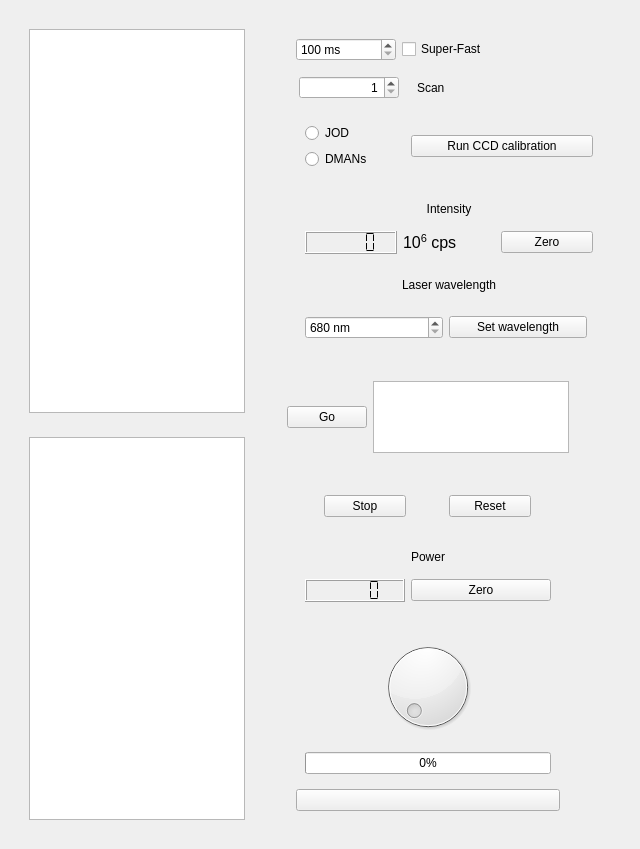
     <widget class="QWidget" name="tab_3">
      <attribute name="title">
       <string>Calibration</string>
      </attribute>
      <layout class="QHBoxLayout" name="horizontalLayout_10">
       <item>
        <widget class="QFrame" name="frame">
         <property name="frameShape">
          <enum>QFrame::NoFrame</enum>
         </property>
         <property name="frameShadow">
          <enum>QFrame::Raised</enum>
         </property>
         <layout class="QVBoxLayout" name="verticalLayout_2">
          <item>
           <widget class="QFrame" name="frame_38">
            <property name="frameShape">
             <enum>QFrame::NoFrame</enum>
            </property>
            <property name="frameShadow">
             <enum>QFrame::Raised</enum>
            </property>
            <layout class="QHBoxLayout" name="horizontalLayout_17">
             <item>
              <widget class="PlotWidget" name="Spectre">
               <property name="viewportUpdateMode">
                <enum>QGraphicsView::FullViewportUpdate</enum>
               </property>
              </widget>
             </item>
            </layout>
           </widget>
          </item>
          <item>
           <widget class="QFrame" name="frame_39">
            <property name="frameShape">
             <enum>QFrame::NoFrame</enum>
            </property>
            <property name="frameShadow">
             <enum>QFrame::Raised</enum>
            </property>
            <layout class="QHBoxLayout" name="horizontalLayout_18">
             <item>
              <widget class="PlotWidget" name="Power"/>
             </item>
            </layout>
           </widget>
          </item>
         </layout>
        </widget>
       </item>
       <item>
        <widget class="QFrame" name="frame_2">
         <property name="maximumSize">
          <size>
           <width>320</width>
           <height>16777215</height>
          </size>
         </property>
         <property name="frameShape">
          <enum>QFrame::NoFrame</enum>
         </property>
         <property name="frameShadow">
          <enum>QFrame::Raised</enum>
         </property>
         <layout class="QVBoxLayout" name="verticalLayout">
          <property name="sizeConstraint">
           <enum>QLayout::SetMinAndMaxSize</enum>
          </property>
          <item>
           <widget class="QFrame" name="frame_3">
            <property name="maximumSize">
             <size>
              <width>400</width>
              <height>16777215</height>
             </size>
            </property>
            <property name="frameShape">
             <enum>QFrame::NoFrame</enum>
            </property>
            <property name="frameShadow">
             <enum>QFrame::Raised</enum>
            </property>
            <layout class="QVBoxLayout" name="verticalLayout_3">
             <item>
              <widget class="QFrame" name="frame_7">
               <property name="frameShape">
                <enum>QFrame::NoFrame</enum>
               </property>
               <property name="frameShadow">
                <enum>QFrame::Raised</enum>
               </property>
               <layout class="QHBoxLayout" name="horizontalLayout_5">
                <item>
                 <widget class="QSpinBox" name="spb_integration">
                  <property name="maximumSize">
                   <size>
                    <width>100</width>
                    <height>16777215</height>
                   </size>
                  </property>
                  <property name="suffix">
                   <string> ms</string>
                  </property>
                  <property name="minimum">
                   <number>100</number>
                  </property>
                  <property name="maximum">
                   <number>20000</number>
                  </property>
                  <property name="singleStep">
                   <number>50</number>
                  </property>
                 </widget>
                </item>
                <item>
                 <widget class="QCheckBox" name="ckb_super_fast">
                  <property name="maximumSize">
                   <size>
                    <width>200</width>
                    <height>16777215</height>
                   </size>
                  </property>
                  <property name="styleSheet">
                   <string notr="true">font: 12pt &quot;MS Shell Dlg 2&quot;;</string>
                  </property>
                  <property name="text">
                   <string>Super-Fast</string>
                  </property>
                 </widget>
                </item>
               </layout>
              </widget>
             </item>
             <item>
              <layout class="QHBoxLayout" name="horizontalLayout_7">
               <property name="sizeConstraint">
                <enum>QLayout::SetDefaultConstraint</enum>
               </property>
               <item>
                <widget class="QSpinBox" name="spb_scan">
                 <property name="maximumSize">
                  <size>
                   <width>100</width>
                   <height>16777215</height>
                  </size>
                 </property>
                 <property name="alignment">
                  <set>Qt::AlignRight|Qt::AlignTrailing|Qt::AlignVCenter</set>
                 </property>
                 <property name="minimum">
                  <number>1</number>
                 </property>
                 <property name="maximum">
                  <number>100</number>
                 </property>
                </widget>
               </item>
               <item>
                <widget class="QLabel" name="label_35">
                 <property name="maximumSize">
                  <size>
                   <width>180</width>
                   <height>16777215</height>
                  </size>
                 </property>
                 <property name="text">
                  <string>Scan</string>
                 </property>
                </widget>
               </item>
              </layout>
             </item>
             <item>
              <widget class="QFrame" name="frame_5">
               <property name="frameShape">
                <enum>QFrame::NoFrame</enum>
               </property>
               <property name="frameShadow">
                <enum>QFrame::Raised</enum>
               </property>
               <layout class="QHBoxLayout" name="horizontalLayout_2">
                <item>
                 <widget class="QFrame" name="frame_27">
                  <property name="minimumSize">
                   <size>
                    <width>100</width>
                    <height>0</height>
                   </size>
                  </property>
                  <property name="frameShape">
                   <enum>QFrame::NoFrame</enum>
                  </property>
                  <property name="frameShadow">
                   <enum>QFrame::Raised</enum>
                  </property>
                  <layout class="QVBoxLayout" name="verticalLayout_18">
                   <item>
                    <widget class="QRadioButton" name="btn_jod">
                     <property name="text">
                      <string>JOD</string>
                     </property>
                    </widget>
                   </item>
                   <item>
                    <widget class="QRadioButton" name="btn_dmans">
                     <property name="text">
                      <string>DMANs</string>
                     </property>
                    </widget>
                   </item>
                  </layout>
                 </widget>
                </item>
                <item>
                 <widget class="QFrame" name="frame_13">
                  <property name="minimumSize">
                   <size>
                    <width>200</width>
                    <height>0</height>
                   </size>
                  </property>
                  <property name="frameShape">
                   <enum>QFrame::NoFrame</enum>
                  </property>
                  <property name="frameShadow">
                   <enum>QFrame::Raised</enum>
                  </property>
                  <layout class="QVBoxLayout" name="verticalLayout_17">
                   <item>
                    <widget class="QPushButton" name="btn_calibration">
                     <property name="text">
                      <string>Run CCD calibration</string>
                     </property>
                    </widget>
                   </item>
                  </layout>
                 </widget>
                </item>
               </layout>
              </widget>
             </item>
             <item>
              <widget class="QFrame" name="frame_6">
               <property name="frameShape">
                <enum>QFrame::NoFrame</enum>
               </property>
               <property name="frameShadow">
                <enum>QFrame::Raised</enum>
               </property>
               <layout class="QVBoxLayout" name="verticalLayout_4">
                <item>
                 <widget class="QLabel" name="label_2">
                  <property name="text">
                   <string>Intensity</string>
                  </property>
                  <property name="alignment">
                   <set>Qt::AlignCenter</set>
                  </property>
                 </widget>
                </item>
                <item>
                 <widget class="QFrame" name="frame_35">
                  <property name="frameShape">
                   <enum>QFrame::NoFrame</enum>
                  </property>
                  <property name="frameShadow">
                   <enum>QFrame::Raised</enum>
                  </property>
                  <layout class="QHBoxLayout" name="horizontalLayout_16">
                   <item>
                    <widget class="QLCDNumber" name="lcd_intensity">
                     <property name="maximumSize">
                      <size>
                       <width>100</width>
                       <height>16777215</height>
                      </size>
                     </property>
                     <property name="styleSheet">
                      <string notr="true">font: 12pt &quot;MS Shell Dlg 2&quot;;</string>
                     </property>
                     <property name="digitCount">
                      <number>5</number>
                     </property>
                     <property name="segmentStyle">
                      <enum>QLCDNumber::Flat</enum>
                     </property>
                    </widget>
                   </item>
                   <item>
                    <widget class="QLabel" name="label_4">
                     <property name="text">
                      <string>&lt;html&gt;&lt;head/&gt;&lt;body&gt;&lt;p&gt;&lt;span style=&quot; font-size:12pt;&quot;&gt;10&lt;/span&gt;&lt;span style=&quot; font-size:12pt; vertical-align:super;&quot;&gt;6&lt;/span&gt;&lt;span style=&quot; font-size:12pt;&quot;&gt; cps&lt;/span&gt;&lt;/p&gt;&lt;/body&gt;&lt;/html&gt;</string>
                     </property>
                    </widget>
                   </item>
                   <item>
                    <widget class="QPushButton" name="btn_zero_intensity">
                     <property name="text">
                      <string>Zero</string>
                     </property>
                    </widget>
                   </item>
                  </layout>
                 </widget>
                </item>
                <item>
                 <widget class="QFrame" name="frame_19">
                  <property name="frameShape">
                   <enum>QFrame::NoFrame</enum>
                  </property>
                  <property name="frameShadow">
                   <enum>QFrame::Raised</enum>
                  </property>
                  <layout class="QVBoxLayout" name="verticalLayout_12">
                   <item>
                    <widget class="QLabel" name="label_6">
                     <property name="text">
                      <string>Laser wavelength</string>
                     </property>
                     <property name="alignment">
                      <set>Qt::AlignCenter</set>
                     </property>
                    </widget>
                   </item>
                  </layout>
                 </widget>
                </item>
                <item>
                 <widget class="QFrame" name="frame_12">
                  <property name="maximumSize">
                   <size>
                    <width>300</width>
                    <height>16777215</height>
                   </size>
                  </property>
                  <property name="frameShape">
                   <enum>QFrame::NoFrame</enum>
                  </property>
                  <property name="frameShadow">
                   <enum>QFrame::Raised</enum>
                  </property>
                  <layout class="QHBoxLayout" name="horizontalLayout_4">
                   <item>
                    <widget class="QSpinBox" name="spb_wavelength_tuning">
                     <property name="suffix">
                      <string> nm</string>
                     </property>
                     <property name="minimum">
                      <number>680</number>
                     </property>
                     <property name="maximum">
                      <number>1080</number>
                     </property>
                     <property name="singleStep">
                      <number>2</number>
                     </property>
                     <property name="displayIntegerBase">
                      <number>10</number>
                     </property>
                    </widget>
                   </item>
                   <item>
                    <widget class="QPushButton" name="btn_set_wavelength">
                     <property name="text">
                      <string>Set wavelength</string>
                     </property>
                    </widget>
                   </item>
                  </layout>
                 </widget>
                </item>
               </layout>
              </widget>
             </item>
            </layout>
           </widget>
          </item>
          <item>
           <widget class="QFrame" name="frame_8">
            <property name="maximumSize">
             <size>
              <width>300</width>
              <height>16777215</height>
             </size>
            </property>
            <property name="frameShape">
             <enum>QFrame::NoFrame</enum>
            </property>
            <property name="frameShadow">
             <enum>QFrame::Raised</enum>
            </property>
            <layout class="QHBoxLayout" name="horizontalLayout_13">
             <item>
              <widget class="QPushButton" name="btn_go">
               <property name="maximumSize">
                <size>
                 <width>100</width>
                 <height>16777215</height>
                </size>
               </property>
               <property name="text">
                <string>Go</string>
               </property>
               <property name="checkable">
                <bool>true</bool>
               </property>
               <property name="checked">
                <bool>false</bool>
               </property>
              </widget>
             </item>
             <item>
              <widget class="QListWidget" name="ls_terminal_calibration">
               <property name="maximumSize">
                <size>
                 <width>350</width>
                 <height>300</height>
                </size>
               </property>
               <property name="sizeAdjustPolicy">
                <enum>QAbstractScrollArea::AdjustToContents</enum>
               </property>
               <property name="autoScrollMargin">
                <number>16</number>
               </property>
               <property name="editTriggers">
                <set>QAbstractItemView::NoEditTriggers</set>
               </property>
               <property name="showDropIndicator" stdset="0">
                <bool>false</bool>
               </property>
               <property name="selectionMode">
                <enum>QAbstractItemView::NoSelection</enum>
               </property>
               <property name="verticalScrollMode">
                <enum>QAbstractItemView::ScrollPerItem</enum>
               </property>
               <property name="isWrapping" stdset="0">
                <bool>false</bool>
               </property>
               <property name="layoutMode">
                <enum>QListView::SinglePass</enum>
               </property>
               <property name="spacing">
                <number>0</number>
               </property>
               <property name="wordWrap">
                <bool>false</bool>
               </property>
               <property name="currentRow">
                <number>-1</number>
               </property>
               <property name="sortingEnabled">
                <bool>false</bool>
               </property>
              </widget>
             </item>
            </layout>
           </widget>
          </item>
          <item>
           <widget class="QFrame" name="frame_4">
            <property name="maximumSize">
             <size>
              <width>300</width>
              <height>16777215</height>
             </size>
            </property>
            <property name="frameShape">
             <enum>QFrame::NoFrame</enum>
            </property>
            <property name="frameShadow">
             <enum>QFrame::Raised</enum>
            </property>
            <layout class="QVBoxLayout" name="verticalLayout_5">
             <item>
              <widget class="QFrame" name="frame_10">
               <property name="maximumSize">
                <size>
                 <width>300</width>
                 <height>16777215</height>
                </size>
               </property>
               <property name="frameShape">
                <enum>QFrame::NoFrame</enum>
               </property>
               <property name="frameShadow">
                <enum>QFrame::Raised</enum>
               </property>
               <layout class="QHBoxLayout" name="horizontalLayout_11">
                <item>
                 <widget class="QFrame" name="frame_28">
                  <property name="maximumSize">
                   <size>
                    <width>100</width>
                    <height>16777215</height>
                   </size>
                  </property>
                  <property name="frameShape">
                   <enum>QFrame::NoFrame</enum>
                  </property>
                  <property name="frameShadow">
                   <enum>QFrame::Raised</enum>
                  </property>
                  <layout class="QVBoxLayout" name="verticalLayout_7">
                   <item>
                    <widget class="QPushButton" name="btn_stop">
                     <property name="maximumSize">
                      <size>
                       <width>100</width>
                       <height>16777215</height>
                      </size>
                     </property>
                     <property name="text">
                      <string>Stop</string>
                     </property>
                    </widget>
                   </item>
                  </layout>
                 </widget>
                </item>
                <item>
                 <widget class="QFrame" name="frame_29">
                  <property name="maximumSize">
                   <size>
                    <width>100</width>
                    <height>16777215</height>
                   </size>
                  </property>
                  <property name="frameShape">
                   <enum>QFrame::NoFrame</enum>
                  </property>
                  <property name="frameShadow">
                   <enum>QFrame::Raised</enum>
                  </property>
                  <layout class="QHBoxLayout" name="horizontalLayout_12">
                   <item>
                    <widget class="QPushButton" name="btn_reset">
                     <property name="maximumSize">
                      <size>
                       <width>100</width>
                       <height>16777215</height>
                      </size>
                     </property>
                     <property name="text">
                      <string>Reset</string>
                     </property>
                    </widget>
                   </item>
                  </layout>
                 </widget>
                </item>
               </layout>
              </widget>
             </item>
             <item>
              <widget class="QFrame" name="frame_9">
               <property name="maximumSize">
                <size>
                 <width>300</width>
                 <height>16777215</height>
                </size>
               </property>
               <property name="frameShape">
                <enum>QFrame::NoFrame</enum>
               </property>
               <property name="frameShadow">
                <enum>QFrame::Raised</enum>
               </property>
               <layout class="QVBoxLayout" name="verticalLayout_6">
                <item>
                 <widget class="QLabel" name="label">
                  <property name="maximumSize">
                   <size>
                    <width>16777215</width>
                    <height>16777215</height>
                   </size>
                  </property>
                  <property name="text">
                   <string>Power</string>
                  </property>
                  <property name="alignment">
                   <set>Qt::AlignCenter</set>
                  </property>
                 </widget>
                </item>
                <item>
                 <widget class="QFrame" name="frame_32">
                  <property name="maximumSize">
                   <size>
                    <width>300</width>
                    <height>16777215</height>
                   </size>
                  </property>
                  <property name="frameShape">
                   <enum>QFrame::NoFrame</enum>
                  </property>
                  <property name="frameShadow">
                   <enum>QFrame::Raised</enum>
                  </property>
                  <layout class="QHBoxLayout" name="horizontalLayout_15">
                   <item>
                    <widget class="QLCDNumber" name="lcd_power">
                     <property name="maximumSize">
                      <size>
                       <width>100</width>
                       <height>16777215</height>
                      </size>
                     </property>
                     <property name="styleSheet">
                      <string notr="true">font: 12pt &quot;MS Shell Dlg 2&quot;;</string>
                     </property>
                     <property name="segmentStyle">
                      <enum>QLCDNumber::Flat</enum>
                     </property>
                    </widget>
                   </item>
                   <item>
                    <widget class="QPushButton" name="btn_zero_power">
                     <property name="text">
                      <string>Zero</string>
                     </property>
                    </widget>
                   </item>
                  </layout>
                 </widget>
                </item>
                <item>
                 <widget class="QLabel" name="label_dial_power">
                  <property name="text">
                   <string/>
                  </property>
                 </widget>
                </item>
                <item>
                 <widget class="QDial" name="dial_power">
                  <property name="maximum">
                   <number>90</number>
                  </property>
                 </widget>
                </item>
                <item>
                 <widget class="QFrame" name="frame_11">
                  <property name="maximumSize">
                   <size>
                    <width>300</width>
                    <height>16777215</height>
                   </size>
                  </property>
                  <property name="frameShape">
                   <enum>QFrame::NoFrame</enum>
                  </property>
                  <property name="frameShadow">
                   <enum>QFrame::Raised</enum>
                  </property>
                  <layout class="QHBoxLayout" name="horizontalLayout_3">
                   <item>
                    <widget class="QProgressBar" name="progressbar_calibration">
                     <property name="maximumSize">
                      <size>
                       <width>300</width>
                       <height>16777215</height>
                      </size>
                     </property>
                     <property name="value">
                      <number>0</number>
                     </property>
                    </widget>
                   </item>
                  </layout>
                 </widget>
                </item>
                <item>
                 <widget class="QPushButton" name="btn_experiment_status">
                  <property name="maximumSize">
                   <size>
                    <width>300</width>
                    <height>16777215</height>
                   </size>
                  </property>
                  <property name="text">
                   <string/>
                  </property>
                  <property name="flat">
                   <bool>false</bool>
                  </property>
                 </widget>
                </item>
               </layout>
              </widget>
             </item>
            </layout>
           </widget>
          </item>
         </layout>
        </widget>
       </item>
      </layout>
     </widget>
